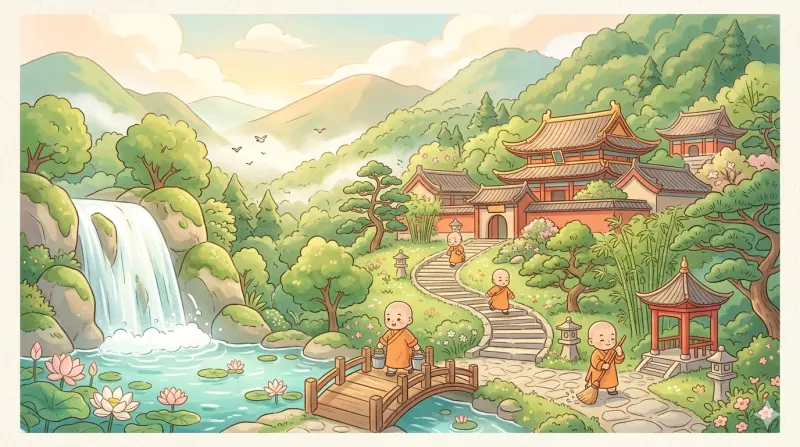
#> input picture assets/images/dest-baipusi.webp, 800 x 447 px, found by its file name; its folder holds only this picture in this run
$ python style-audit.py
#> lines starting #> are read from the running program, lines starting #| are printed output that depends on the picture
#!/usr/bin/env python3
"""Identify non-kawaii images using color/style heuristics.
Benchmark: the 106 new primitive kawaii images (known-good).
Flag: images whose color signature diverges from the kawaii baseline."""
import os, json, numpy as np
from PIL import Image
from collections import Counter

SRC = '/Users/USER/weekend-go/assets/images'
PB = '/Users/USER/weekend-go/assets/images-primitive-backup'
OUT = '/Users/USER/weekend-go/style-audit-results.json'

def features(path):
    """Extract style fingerprint: color count + saturation stats."""
    img = Image.open(path).convert('RGB')
    # Downsample for speed
    img = img.resize((200, int(200 * img.size[1] / img.size[0])), Image.LANCZOS)
    arr = np.array(img)
    # 1. Unique colors after quantization to 5-bit (32 levels per channel → 32k palette)
    quantized = (arr >> 3).astype(np.int32)
    q_flat = quantized[..., 0] * 1024 + quantized[..., 1] * 32 + quantized[..., 2]
    unique_colors = len(np.unique(q_flat))
    # 2. HSV stats
    hsv = np.array(img.convert('HSV'))
    s = hsv[..., 1].astype(np.float32)
    v = hsv[..., 2].astype(np.float32)
    s_mean = float(s.mean())
    s_std = float(s.std())
    v_mean = float(v.mean())
    # 3. Dominant color coverage: % pixels belonging to top-32 quantized colors
    counts = Counter(q_flat.flatten())
    top32 = sum(c for _, c in counts.most_common(32))
    total = q_flat.size
    top32_coverage = top32 / total
    # 4. Edge density (Laplacian-like simple measure)
    gray = np.array(img.convert('L')).astype(np.float32)
    dx = np.abs(gray[:, 1:] - gray[:, :-1]).mean()
    dy = np.abs(gray[1:, :] - gray[:-1, :]).mean()
    edge_density = float((dx + dy) / 2)
    return {
        'unique_colors_5bit': unique_colors,
        'sat_mean': s_mean,
        'sat_std': s_std,
        'val_mean': v_mean,
        'top32_coverage': top32_coverage,
        'edge_density': edge_density,
    }

# Step 1: Build baseline from known-kawaii (the 106 new primitive replacements)
pb_files = set(os.listdir(PB)) if os.path.isdir(PB) else set()
kawaii_baseline = {}
for f in pb_files:
    src_p = os.path.join(SRC, f)
    pb_p = os.path.join(PB, f)
    # "new primitive" = size differs from backup
    if os.path.exists(src_p) and os.path.exists(pb_p):
        if os.path.getsize(src_p) != os.path.getsize(pb_p):
            try:
                kawaii_baseline[f] = features(src_p)
            except Exception as e:
                print(f'  baseline err {f}: {e}')

print(f'Kawaii baseline size: {len(kawaii_baseline)}')

# Baseline stats
def stats(feats, key):
    vals = [v[key] for v in feats.values()]
    return np.mean(vals), np.std(vals)

bl_stats = {k: stats(kawaii_baseline, k) for k in [
    'unique_colors_5bit', 'sat_mean', 'sat_std', 'val_mean',
    'top32_coverage', 'edge_density']}
print('Baseline stats (mean±std):')
for k, (m, s) in bl_stats.items():
    print(f'  {k}: {m:.2f} ± {s:.2f}')

# Step 2: Score all dest-*.webp against baseline
all_files = sorted(f for f in os.listdir(SRC) if f.startswith('dest-') and f.endswith('.webp'))
scored = []
for f in all_files:
    try:
        ft = features(os.path.join(SRC, f))
#> in features, img is the input picture: PIL image 800x447 RGB; mean R, G, B 191, 190.4, 149.3
#> in features, `img = img.resize((200, int(200 * img.size[1] / img.size[0])), Image.LA..`:
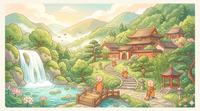
#> img: PIL image 200x111 RGB; mean R, G, B 190.9, 190.4, 149.3
#> in features, `quantized = (arr >> 3).astype(np.int32)`:
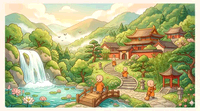
#> quantized: shape (111, 200, 3) int32; mean R, G, B 23.4, 23.3, 18.2; drawn with min black and max white
#> in features, `q_flat = quantized[..., 0] * 1024 + quantized[..., 1] * 32 + quantized..`:
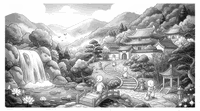
#> q_flat: shape (111, 200) int32; min 7530, max 32767, mean 24731.1; drawn with min black and max white
#> in features, `unique_colors = len(np.unique(q_flat))`: unique_colors = 2285
#> in features, `hsv = np.array(img.convert('HSV'))`:
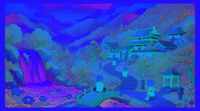
#> hsv: shape (111, 200, 3); mean R, G, B 45.7, 71.5, 200.3
#> in features, `s = hsv[..., 1].astype(np.float32)`:
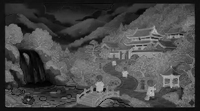
#> s: shape (111, 200) float32; min 0, max 188, mean 71.5
#> in features, `v = hsv[..., 2].astype(np.float32)`:
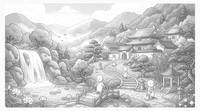
#> v: shape (111, 200) float32; min 93, max 255, mean 200.3
#> in features, `s_mean = float(s.mean())`: s_mean = 71.54
#> in features, `s_std = float(s.std())`: s_std = 38.62
#> in features, `v_mean = float(v.mean())`: v_mean = 200.3
#> in features, `counts = Counter(q_flat.flatten())`: counts = 2285 items
#> in features, `top32 = sum(c for _, c in counts.most_common(32))`: top32 = 5091
#> in features, `top32_coverage = top32 / total`: top32_coverage = 0.229
#> in features, `gray = np.array(img.convert('L')).astype(np.float32)`:
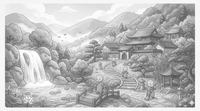
#> gray: shape (111, 200) float32; min 79, max 255, mean 185.8
#> in features, `dx = np.abs(gray[:, 1:] - gray[:, :-1]).mean()`: dx = 10.54
#> in features, `dy = np.abs(gray[1:, :] - gray[:-1, :]).mean()`: dy = 13.17
#> in features, `edge_density = float((dx + dy) / 2)`: edge_density = 11.86
    except Exception as e:
        print(f'  err {f}: {e}')
        continue
    # Z-score distance from baseline for each feature
    z = {}
    for k, (m, s) in bl_stats.items():
        if s > 0:
            z[k] = abs((ft[k] - m) / s)
        else:
            z[k] = 0
#> after the loop, z = {'unique_colors_5bit': 0, 'sat_mean': 0, 'sat_std': 0, 'val_mean': 0, 'top32_coverage': 0, 'edge_density': 0}
    # Composite suspicion score — weight features that differ between kawaii and photo
    # High edge density, high unique colors = photo-like
    # Low top32 coverage = photo-like (too many unique colors to fit in 32)
    # Low saturation variance = uniform sky/solid scene (could be empty)
    suspicion = (
        z['edge_density'] * 1.0 +
        z['unique_colors_5bit'] * 1.5 +
        z['top32_coverage'] * 2.0 +  # most discriminative
        z['sat_mean'] * 0.5 +
        z['val_mean'] * 0.3
    )
#> suspicion = 0
    scored.append({'file': f, 'suspicion': suspicion, **ft, 'z': z})

scored.sort(key=lambda x: -x['suspicion'])

# Save and report
with open(OUT, 'w') as f:
    json.dump(scored, f, indent=2)

print(f'\nTotal audited: {len(scored)}')
#| Total audited: 1
print(f'\n=== Top 30 most suspicious (likely non-kawaii) ===')
for s in scored[:30]:
    print(f'  {s["suspicion"]:5.1f}  {s["file"]}  uc={int(s["unique_colors_5bit"])}  top32={s["top32_coverage"]:.2f}  edge={s["edge_density"]:.1f}')
#> this loop made 1 pass
#|     0.0  dest-baipusi.webp  uc=2285  top32=0.23  edge=11.9

# Manual test: where do the user's 3 flagged files rank?
print(f'\n=== User-flagged files ranking ===')
for target in ['dest-bj-337.webp', 'dest-bj-481.webp', 'dest-bj-482.webp', 'dest-bj-468.webp', 'dest-bj-335.webp']:
    for i, s in enumerate(scored):
        if s['file'] == target:
            print(f'  #{i+1:4} {target}: suspicion={s["suspicion"]:.1f}')
            break

$ run again, on assets/images/dest-bj-361.webp
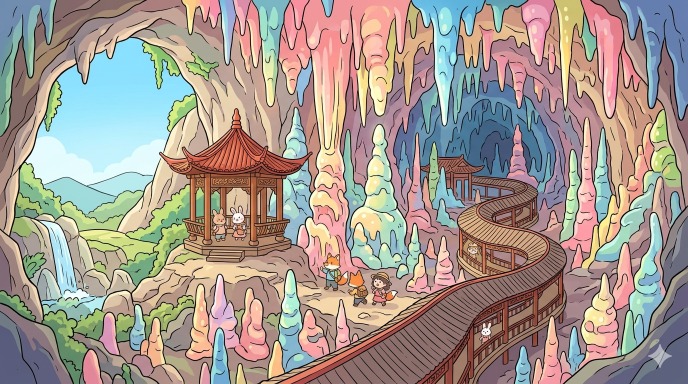
#> input picture assets/images/dest-bj-361.webp, 1376 x 768 px, found by its file name (shown at 1/2 size)
#> in features, img is the input picture: PIL image 1376x768 RGB; mean R, G, B 163.6, 151.7, 142.8
#> img: PIL image 200x111 RGB
#> unique_colors = 3431
#> in features, `v = hsv[..., 2].astype(np.float32)`:
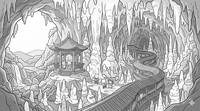
#> v: shape (111, 200) float32; min 60, max 255, mean 180.4
#> s_mean = 74.28
#> s_std = 29.66
#> v_mean = 180.4
#> counts = 3431 items
#> top32 = 2937
#> top32_coverage = 0.132
#> in features, `gray = np.array(img.convert('L')).astype(np.float32)`:
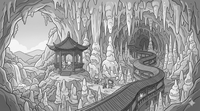
#> gray: shape (111, 200) float32; min 40, max 253, mean 154.1
#> dx = 22.49
#> dy = 16.06
#> edge_density = 19.27
#> after the loop `for k, (m, s) in bl_stats.items():`: z = {'unique_colors_5bit': 0, 'sat_mean': 0, 'sat_std': 0, 'val_mean': 0, 'top32_coverage': 0, 'edge_density': 0}
#> suspicion = 0
#| Total audited: 1
#> the loop `for s in scored[:30]:` made 1 pass
#|     0.0  dest-bj-361.webp  uc=3431  top32=0.13  edge=19.3

$ run again, on assets/images/dest-bj-374.webp
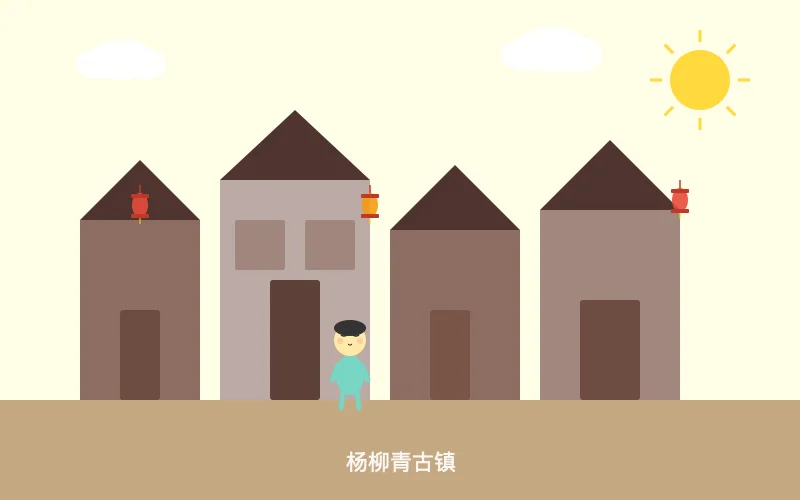
#> input picture assets/images/dest-bj-374.webp, 800 x 500 px, found by its file name
#> in features, img is the input picture: PIL image 800x500 RGB; mean R, G, B 208, 193.5, 171.1
#> img: PIL image 200x125 RGB
#> unique_colors = 369
#> s_mean = 51.82
#> s_std = 33.86
#> v_mean = 208.2
#> counts = 369 items
#> top32 = 23296
#> top32_coverage = 0.932
#> in features, `gray = np.array(img.convert('L')).astype(np.float32)`:
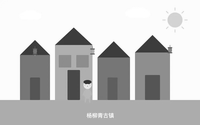
#> gray: shape (125, 200) float32; min 40, max 255, mean 195.3
#> dx = 4.1
#> dy = 2.95
#> edge_density = 3.52
#> after the loop `for k, (m, s) in bl_stats.items():`: z = {'unique_colors_5bit': 0, 'sat_mean': 0, 'sat_std': 0, 'val_mean': 0, 'top32_coverage': 0, 'edge_density': 0}
#> suspicion = 0
#| Total audited: 1
#> the loop `for s in scored[:30]:` made 1 pass
#|     0.0  dest-bj-374.webp  uc=369  top32=0.93  edge=3.5
